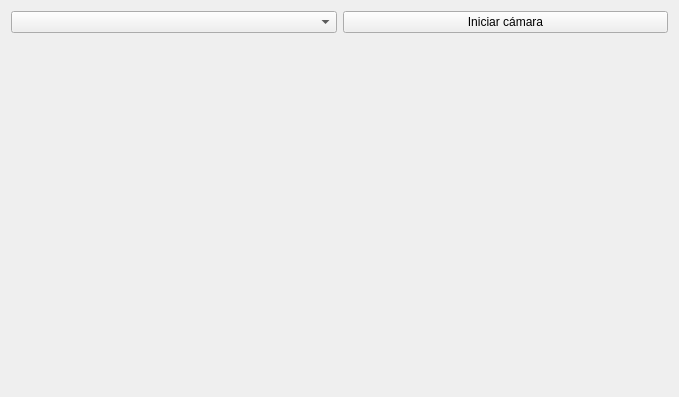
<?xml version="1.0" encoding="UTF-8"?>
<ui version="4.0">
 <class>Principal</class>
 <widget class="QWidget" name="Principal">
  <property name="geometry">
   <rect>
    <x>0</x>
    <y>0</y>
    <width>679</width>
    <height>397</height>
   </rect>
  </property>
  <property name="windowTitle">
   <string>Principal</string>
  </property>
  <layout class="QGridLayout" name="gridLayout">
   <item row="0" column="1">
    <widget class="QComboBox" name="cbSeleccionarCamara"/>
   </item>
   <item row="0" column="2">
    <widget class="QPushButton" name="pbIniciarCamara">
     <property name="text">
      <string>Iniciar cámara</string>
     </property>
    </widget>
   </item>
   <item row="1" column="1" colspan="2">
    <spacer name="verticalSpacer">
     <property name="orientation">
      <enum>Qt::Vertical</enum>
     </property>
     <property name="sizeHint" stdset="0">
      <size>
       <width>20</width>
       <height>40</height>
      </size>
     </property>
    </spacer>
   </item>
  </layout>
 </widget>
 <layoutdefault spacing="6" margin="11"/>
 <resources/>
 <connections/>
</ui>
